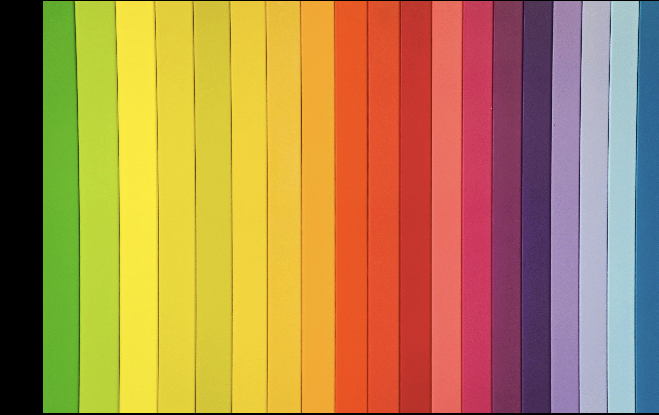
#> input picture opencvFirst/img/color_line.png, 659 x 415 px
$ python _06_convertcolor_1.py
#> lines starting #> are read from the running program, lines starting #| are printed output that depends on the picture
import cv2

img = cv2.imread('./img/color_line.png')
#> img is the input picture: shape (415, 659, 3); mean B, G, R 78.7, 136.3, 175.8
gray_img = cv2.cvtColor(img, cv2.COLOR_BGR2GRAY)
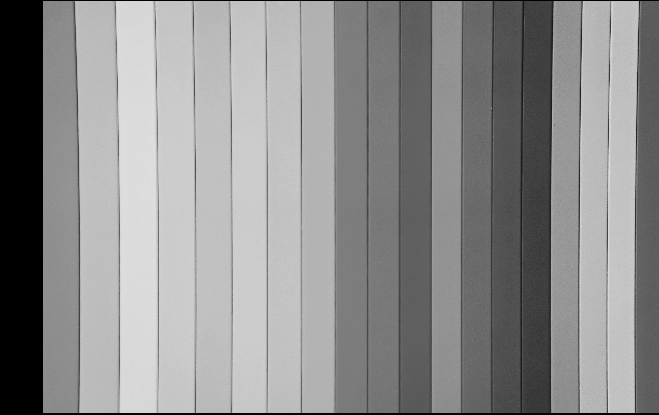
#> gray_img: shape (415, 659); min 0, max 227, mean 141.5

# cv2.imshow('Gray image', gray_img)
cv2.imwrite('./img/gray_img.png', gray_img)

img2 = cv2.imread('./img/gray_img.png',cv2.IMREAD_GRAYSCALE)
color_img = cv2.cvtColor(img2, cv2.COLOR_GRAY2BGR)
cv2.imshow('Gray image', color_img)

cv2.waitKey(0)
cv2.destroyAllWindows()

$ run again, with opencvFirst/img/img1.png copied over opencvFirst/img/color_line.png
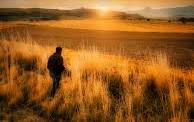
#> input picture opencvFirst/img/img1.png, 194 x 122 px
#> img is the input picture: shape (122, 194, 3); mean B, G, R 33, 91.6, 149.8
#> `gray_img = cv2.cvtColor(img, cv2.COLOR_BGR2GRAY)`:
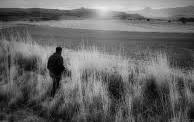
#> gray_img: shape (122, 194); min 0, max 239, mean 102.3
